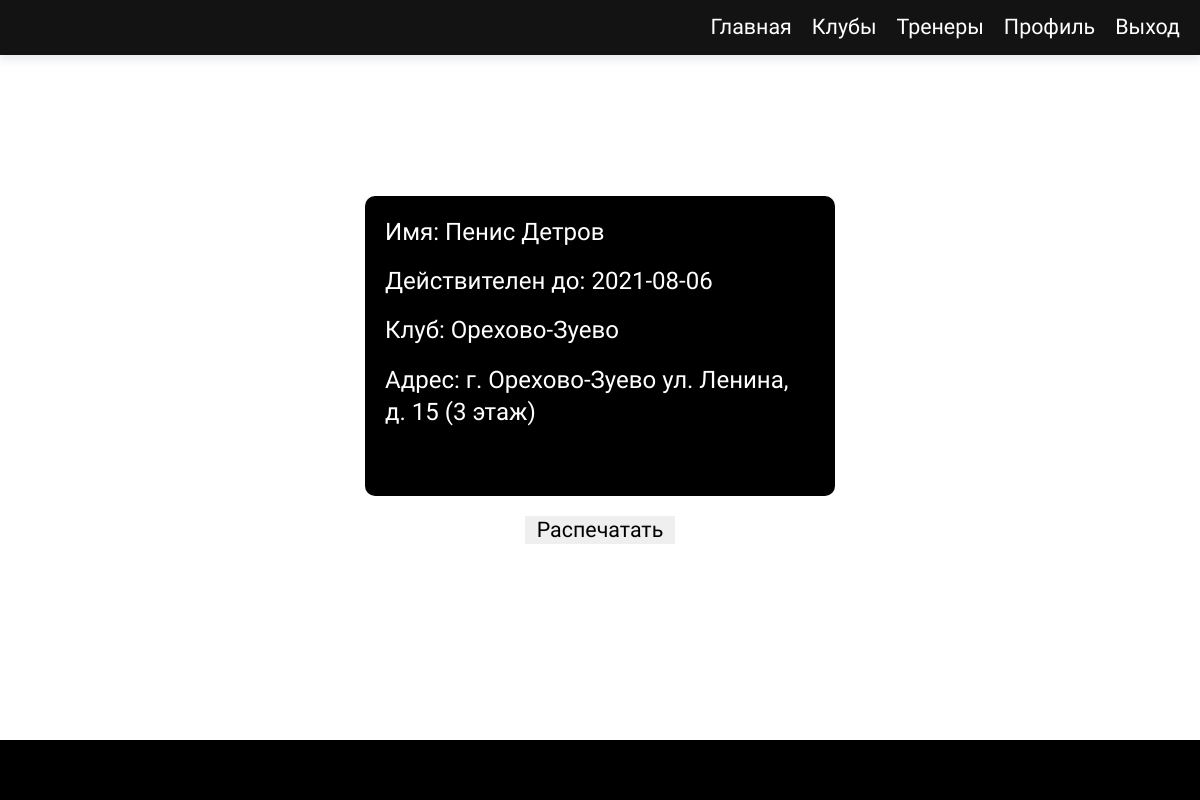
/ticket (signed in), run on the app's committed database.
### app.py (models this page shows)
class Profiles(db.Model):
    id = db.Column(db.Integer, primary_key=True)
    name = db.Column(db.String(54), nullable=False)
    age = db.Column(db.Integer, nullable=False)
    city = db.Column(db.String(90), nullable=False)
    ticket_id = db.Column(db.Integer, nullable=True, unique=True)
    user_id = db.Column(db.Integer, db.ForeignKey("users.id", ondelete='CASCADE'), nullable=False, unique=True)
    image = db.Column(db.Text, nullable = True, default='./static/img/upload_profile/default.jpg')
    child = db.relationship('Ticket', backref="parent", passive_deletes=True)

class Ticket(db.Model):
    ticket_id = db.Column(db.Integer, db.ForeignKey("profiles.ticket_id", ondelete='CASCADE'), primary_key=True)
    date_start = db.Column(db.DateTime, default=datetime.now())
    date_end = db.Column(db.DateTime, default=datetime.utcnow() + timedelta(days= 30))
    club_id = db.Column(db.Integer, db.ForeignKey("clubs.id"), nullable=False)

class Clubs(db.Model):
    id = db.Column(db.Integer, primary_key=True)
    name = db.Column(db.String(54), nullable=False)
    address = db.Column(db.Text, nullable=False)
    image = db.Column(db.Text, nullable=False)

### app.py (the view)
@app.route('/ticket')
def ticket():
    ticket = db.session.query(Profiles, Ticket, Clubs
    ).filter(Profiles.id == current_user.id
    ).filter(Profiles.ticket_id == Ticket.ticket_id
    ).filter(Ticket.club_id == Clubs.id).all()
    return render_template('ticket.html', ticket=ticket)

### app.py (called while the page is built)
@event.listens_for(Engine, "connect")
def _set_sqlite_pragma(dbapi_connection, connection_record):
    if isinstance(dbapi_connection, SQLite3Connection):
        cursor = dbapi_connection.cursor()
        cursor.execute("PRAGMA foreign_keys=ON;")
        cursor.close()

@login_manager.user_loader
def load_user(user_id):
    return Users.query.get(user_id)

### templates/ticket.html (shortened to what this page needs)
{% extends "index.html" %}
{% block content %}
    <section class="ticket">
        <div class="ticket__wrapper">
            {% for item in ticket %}
                <div class="ticket__item">
                    <p>Имя: {{ item[0].name}} </p>
                    <p>Действителен до: {{(item[1].date_end | string)[:10]}}</p>
                    <p>Клуб: {{item[2].name}} </p>
                    <p>Адрес: {{item[2].address}}  </p>
                </div>
            {% endfor %}
            <button class="ticket__print">Распечатать</button>
        </div>
    </section>
{% endblock %}

### static/style/main.css (style rules this page uses)
body { font-size: 1.06em; }
.ticket__wrapper { display: flex; justify-content: center; flex-direction: column; align-items: center; min-height: calc(100vh - 220px); }
.ticket__item { max-width: 430px; min-width: 240px; height: 260px; background: #000; color: #fff; padding: 20px; border-radius: 10px; }
.ticket__print { margin-top: 20px; width: 150px; border: none; }

### static/style/print.css (style rules this page uses)
.ticket__print { display: none; }

### data on the page
Profiles: name "Пенис Детров", name "Орехово-Зуево", address "г. Орехово-Зуево ул. Ленина, д. 15 (3 этаж)"
Ticket: date_end "2021-08-06"
